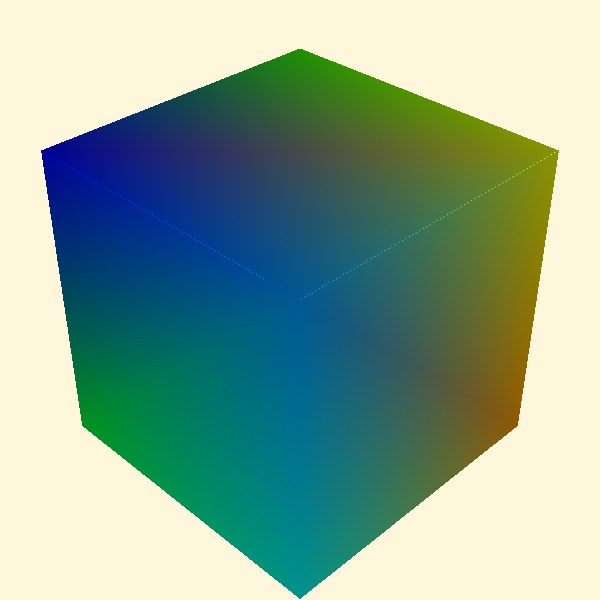

Write the Python code that produced this figure.
#!/usr/bin/env python

# Manually construct a cube as vtkPolyData with per-vertex scalar coloring.

# Factory overrides: importing these modules registers the OpenGL rendering
# and interaction style implementations for vtkRenderingCore factory classes.
import vtkmodules.vtkInteractionStyle  # noqa: F401
import vtkmodules.vtkRenderingOpenGL2  # noqa: F401
# VTK pipeline classes used in this example
from vtkmodules.vtkCommonCore import (
    vtkFloatArray,
    vtkIdList,
    vtkPoints,
)
from vtkmodules.vtkCommonDataModel import (
    vtkCellArray,
    vtkPolyData,
)
from vtkmodules.vtkRenderingCore import (
    vtkActor,
    vtkCamera,
    vtkPolyDataMapper,
    vtkRenderWindow,
    vtkRenderWindowInteractor,
    vtkRenderer,
)

# Colors (normalized RGB)
cornsilk_background_rgb = (1.0, 0.969, 0.859)

# Data: 8 vertices of a unit cube
points = vtkPoints()
points.InsertPoint(0, 0.0, 0.0, 0.0)
points.InsertPoint(1, 1.0, 0.0, 0.0)
points.InsertPoint(2, 1.0, 1.0, 0.0)
points.InsertPoint(3, 0.0, 1.0, 0.0)
points.InsertPoint(4, 0.0, 0.0, 1.0)
points.InsertPoint(5, 1.0, 0.0, 1.0)
points.InsertPoint(6, 1.0, 1.0, 1.0)
points.InsertPoint(7, 0.0, 1.0, 1.0)

# Faces: 6 quads defined by vertex indices
polys = vtkCellArray()

face0 = vtkIdList()
face0.InsertNextId(0)
face0.InsertNextId(3)
face0.InsertNextId(2)
face0.InsertNextId(1)
polys.InsertNextCell(face0)

face1 = vtkIdList()
face1.InsertNextId(4)
face1.InsertNextId(5)
face1.InsertNextId(6)
face1.InsertNextId(7)
polys.InsertNextCell(face1)

face2 = vtkIdList()
face2.InsertNextId(0)
face2.InsertNextId(1)
face2.InsertNextId(5)
face2.InsertNextId(4)
polys.InsertNextCell(face2)

face3 = vtkIdList()
face3.InsertNextId(1)
face3.InsertNextId(2)
face3.InsertNextId(6)
face3.InsertNextId(5)
polys.InsertNextCell(face3)

face4 = vtkIdList()
face4.InsertNextId(2)
face4.InsertNextId(3)
face4.InsertNextId(7)
face4.InsertNextId(6)
polys.InsertNextCell(face4)

face5 = vtkIdList()
face5.InsertNextId(3)
face5.InsertNextId(0)
face5.InsertNextId(4)
face5.InsertNextId(7)
polys.InsertNextCell(face5)

# Scalars: one value per vertex for color mapping
scalars = vtkFloatArray()
scalars.InsertTuple1(0, 0)
scalars.InsertTuple1(1, 1)
scalars.InsertTuple1(2, 2)
scalars.InsertTuple1(3, 3)
scalars.InsertTuple1(4, 4)
scalars.InsertTuple1(5, 5)
scalars.InsertTuple1(6, 6)
scalars.InsertTuple1(7, 7)

# Assemble the polydata
cube = vtkPolyData()
cube.SetPoints(points)
cube.SetPolys(polys)
cube.GetPointData().SetScalars(scalars)

# Mapper: map cube polydata to graphics primitives with scalar coloring
cube_mapper = vtkPolyDataMapper()
cube_mapper.SetInputData(cube)
cube_mapper.SetScalarRange(cube.GetScalarRange())

# Actor: display the cube
cube_actor = vtkActor()
cube_actor.SetMapper(cube_mapper)

# Camera: position for a 3D view
camera = vtkCamera()
camera.SetPosition(1, 1, 1)
camera.SetFocalPoint(0, 0, 0)

# Renderer: assemble the scene
renderer = vtkRenderer()
renderer.AddActor(cube_actor)
renderer.SetActiveCamera(camera)
renderer.SetBackground(cornsilk_background_rgb)

# Window: display the rendered scene
render_window = vtkRenderWindow()
render_window.AddRenderer(renderer)
render_window.SetWindowName("cube")
render_window.SetMultiSamples(0)
render_window.SetSize(600, 600)

# Interactor: handle mouse and keyboard events
render_window_interactor = vtkRenderWindowInteractor()
render_window_interactor.SetRenderWindow(render_window)

# Scene: configure the camera
renderer.ResetCamera()

# Start: launch the interactive visualization
render_window_interactor.Initialize()
render_window_interactor.Start()
